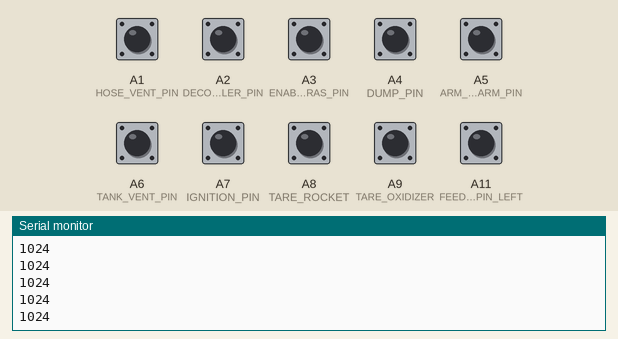
Recording of a program running on a simulated Arduino Mega 2560, built with avr-gcc and run on an emulated ATmega2560. Parts: the last lines printed to the serial monitor. Inputs (shaded band) come from the test bench; at power-on: A1 (HOSE_VENT_PIN), A2 (DECOUPLER_PIN), A3 (ENABLE_CAMERAS_PIN), A4 (DUMP_PIN), A5 (ARM_DISARM_PIN), A6 (TANK_VENT_PIN), A7 (IGNITION_PIN), A8 (TARE_ROCKET), A9 (TARE_OXIDIZER), A11 (FEED_VALVE_PIN_LEFT) HIGH.

Above: at 1.2 s.
1.3 s: A1 (HOSE_VENT_PIN) pulled LOW for 0.15 s
At 1.31 s:
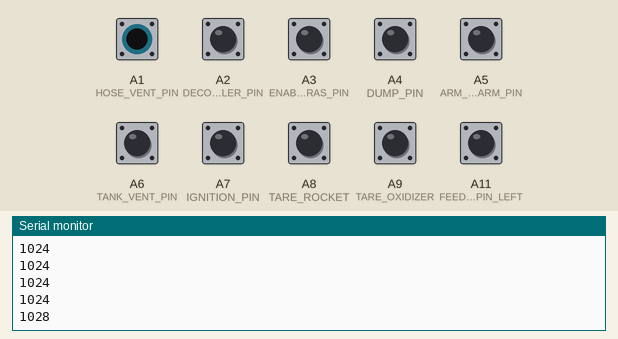
2.9 s: A2 (DECOUPLER_PIN) pulled LOW for 0.15 s
At 2.91 s:
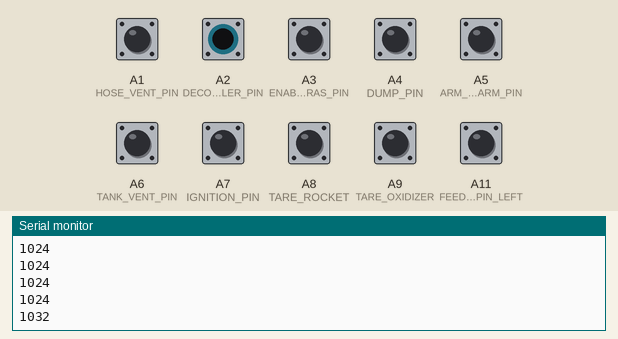
4.5 s: A3 (ENABLE_CAMERAS_PIN) pulled LOW for 0.15 s
At 4.52 s:
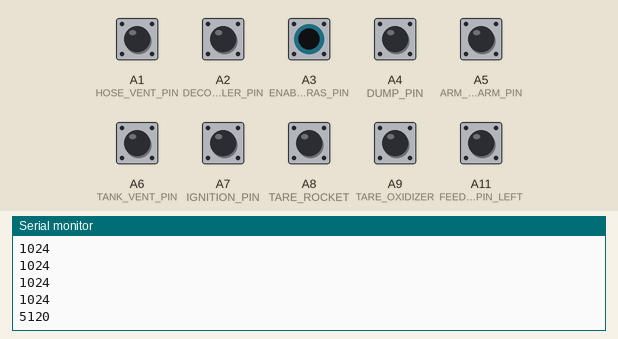
6.1 s: A4 (DUMP_PIN) pulled LOW for 0.15 s
At 6.12 s:
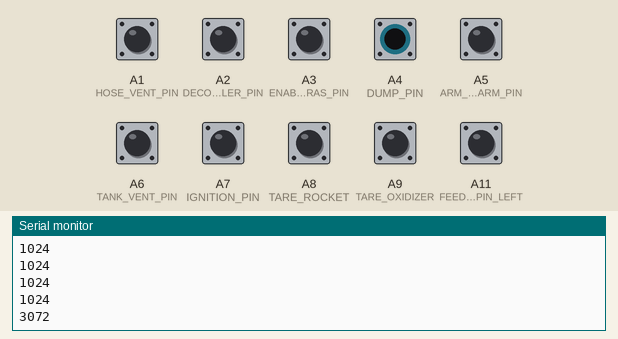
7.7 s: A5 (ARM_DISARM_PIN) pulled LOW for 0.15 s
At 7.73 s:
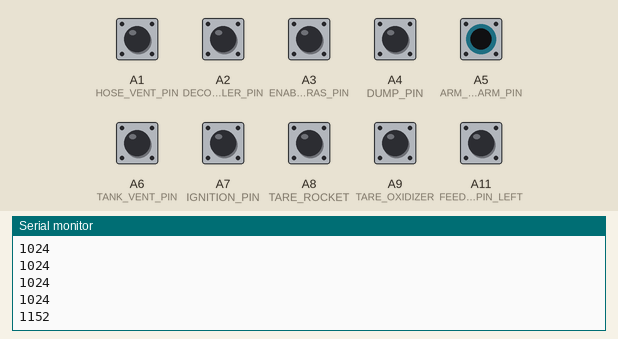
9.3 s: A6 (TANK_VENT_PIN) pulled LOW for 0.15 s
At 9.33 s:
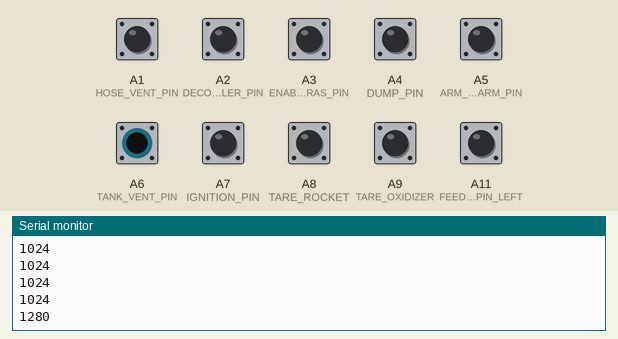
Timing chart, 0 to 11.9 s (numbered marks = the images above; inputs shaded):
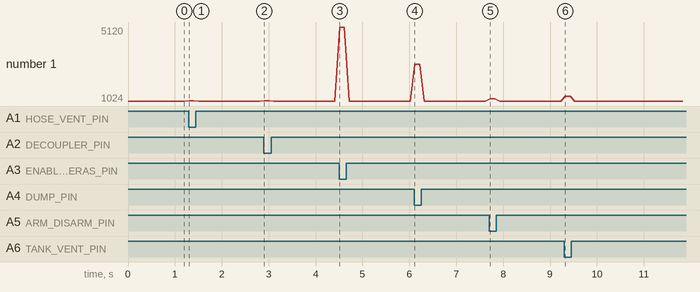

Measured:
- after the input at 1.3 s, the serial monitor: prints a new line at once (image 1)
- after the input at 2.9 s, the serial monitor: prints a new line at once (image 2)
- after the input at 4.5 s, the serial monitor: prints a new line at once (image 3)
- after the input at 6.1 s, the serial monitor: prints a new line at once (image 4)
- after the input at 7.7 s, the serial monitor: prints a new line at once (image 5)
- after the input at 9.3 s, the serial monitor: prints a new line at once (image 6)

The program:

main.cpp
```cpp
#include <Arduino.h>

#define HOSE_VENT_PIN A1
#define DECOUPLER_PIN A2
#define ENABLE_CAMERAS_PIN A3
#define DUMP_PIN A4
#define ARM_DISARM_PIN A5
#define TANK_VENT_PIN A6
#define IGNITION_PIN A7
#define TARE_ROCKET A8
#define TARE_OXIDIZER A9
#define FEED_VALVE_PIN_LEFT A11
#define FEED_VALVE_PIN_RIGHT A12
#define ABORT_PIN 0


struct Switches {
  bool abort = false;

  uint8_t valve_feed_oxidizer = 1; // 0=lewo, 1=środek, 2=prawo
  bool valve_feed_pressurizer = false;

  bool valve_vent_oxidizer = false;
  bool valve_vent_pressurizer = false;

  bool decoupler_oxidizer = false;
  bool decoupler_pressurizer = false;

  bool tank_vent = false;
  bool ignition = false;
  bool arm_disarm = false;
  bool dump = false;
  bool enable_cameras = false;

  bool tare_rocket = false;
  bool tare_oxidizer = false;
  bool tare_pressurizer = false;
};
Switches structToSend;

const uint8_t pins[] = {
  A0, A1, A2, A3, A4, A5, A6, A7,
  A8, A9, A10, A11, A12, A13, A14, A15
};

const uint8_t numPins = sizeof(pins) / sizeof(pins[0]);

void setup() {
  for (uint8_t i = 0; i < numPins; i++) {
    pinMode(pins[i], INPUT_PULLUP);
  }
  Serial.begin(57600);
}

void readSwitchPins(Switches &switchesState) {

  if (digitalRead(FEED_VALVE_PIN_LEFT) == HIGH) switchesState.valve_feed_oxidizer = 0;
  else if (digitalRead(FEED_VALVE_PIN_RIGHT) == HIGH) switchesState.valve_feed_oxidizer = 1;
  else switchesState.valve_feed_oxidizer = 2;

  switchesState.decoupler_oxidizer = digitalRead(DECOUPLER_PIN) == LOW;
  switchesState.valve_vent_oxidizer = digitalRead(HOSE_VENT_PIN) == LOW;

  switchesState.tank_vent = digitalRead(TANK_VENT_PIN) == LOW;
  switchesState.ignition = digitalRead(IGNITION_PIN) == LOW;
  switchesState.arm_disarm = digitalRead(ARM_DISARM_PIN) == LOW;
  switchesState.abort = digitalRead(ABORT_PIN) == LOW;

  switchesState.dump = digitalRead(DUMP_PIN) == LOW;
  switchesState.enable_cameras = digitalRead(ENABLE_CAMERAS_PIN) == LOW;

  switchesState.tare_rocket = digitalRead(TARE_ROCKET) == LOW;
  switchesState.tare_oxidizer = digitalRead(TARE_OXIDIZER) == LOW;
}

uint16_t sendSwitchToDisplay(void) {
  uint16_t states = 0;

  states |= (structToSend.valve_feed_oxidizer & 0b11) << 0;

  states |= structToSend.valve_vent_oxidizer << 2;
  states |= structToSend.decoupler_oxidizer << 3;

  states |= structToSend.valve_feed_pressurizer << 4;
  states |= structToSend.valve_vent_pressurizer << 5;
  states |= structToSend.decoupler_pressurizer << 6;

  states |= structToSend.arm_disarm << 7;
  states |= structToSend.tank_vent << 8;
  states |= structToSend.ignition << 9;
  states |= structToSend.abort << 10;
  states |= structToSend.dump << 11;
  states |= structToSend.enable_cameras << 12;

  states |= structToSend.tare_rocket << 13;
  states |= structToSend.tare_oxidizer << 14;
  states |= structToSend.tare_pressurizer << 15;

  return states;
}

void loop() {
    Switches newStruct;
    readSwitchPins(newStruct);
    structToSend = newStruct;
    Serial.println(sendSwitchToDisplay());

  delay(100);
}
```
